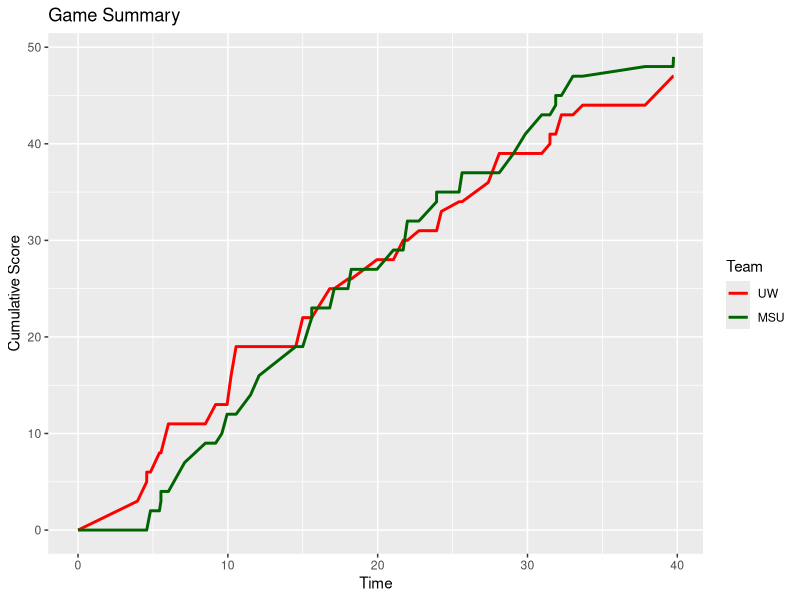

Write the R code that produced this figure. (Note: this script raises an error after producing the figure.)
# Thomas Joyce Exercise 10 Script

# Set working directory
setwd("C:/Users/thoma/OneDrive/Documents/NOTRE DAME FALL 2023/Intro to Biocomputing/Exercise 10/Biocomputing-Ex-10")

# Import libraries
library(ggplot2)

# 1. Create a graph depicting the cumulative score for 
# each team as a function of time

# Import scores dataset
scores <- read.delim("UWvMSU_1-22-13.txt", header = TRUE, sep = "")

# Use a for loop to create vectors of cumulative scores for both teams at each timepoint
UW_score = 0
MSU_score = 0
times = c(0)
UW = c(0)
MSU = c(0)

for (i in 1:nrow(scores)){
  times <- c(times,scores[i,1])
  if (scores[i,2]=="UW"){
    UW_score <- UW_score + scores[i,3]
    UW <- c(UW,UW_score)
    MSU <- c(MSU,MSU_score)
  } else {
    MSU_score <- MSU_score + scores[i,3]
    UW <- c(UW,UW_score)
    MSU <- c(MSU,MSU_score)
  }
}

# Create cumulative scores dataframe
cumulative_scores <- data.frame(times,UW,MSU)

# Create game summary plot
ggplot(cumulative_scores, aes(x = times)) +
  geom_line(aes(y = UW, color="UW"), linetype = "solid", size = 1) +
  geom_line(aes(y = MSU, color="MSU"), linetype = "solid", size = 1) +
  scale_color_manual(breaks=c("UW","MSU"),values=c("red","darkgreen"))+
  labs(title = "Game Summary", x = "Time", y = "Cumulative Score",color="Team")


# 2. Write a game called "guess my number."

guess_my_number <- function(){
  number <- sample(1:100,1)
  print("I'm thinking of a number 1-100...")
  guess <- as.numeric(readline(prompt = "Guess: "))
  total_guesses <- 0
  while (guess != number & total_guesses < 10){
    if (guess<number){
      print("higher")
      guess <- as.numeric(readline(prompt = "Guess: "))
      total_guesses <- total_guesses + 1
    } else {
      print("lower")
      guess <- as.numeric(readline(prompt = "Guess: "))
      total_guesses <- total_guesses + 1
    } }
  if (total_guesses < 10){
    print("correct!")   
  } else {
    print("Sorry, maximum number of guesses exceeded")
  }

}

guess_my_number() # Run this line of code to play the game


